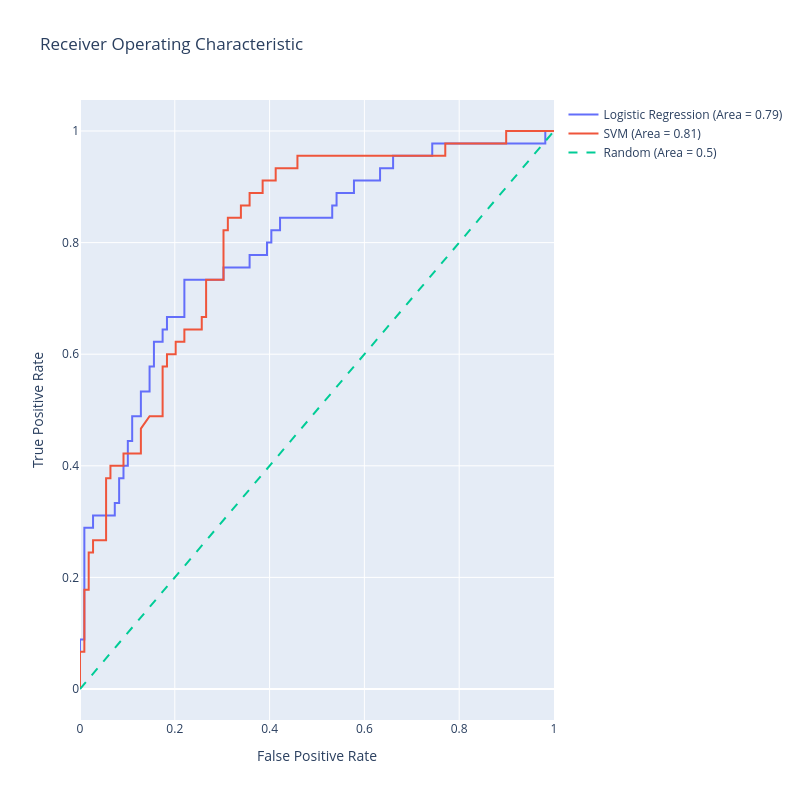

The notebook cell saved with this chart:
### Code cell
import numpy as np
import plotly.graph_objects as go
from sklearn.linear_model import LogisticRegression
from sklearn.svm import SVC
from sklearn.metrics import roc_curve, roc_auc_score
from sklearn.preprocessing import StandardScaler

# Assuming that X_train, X_test, y_train, y_test are already defined

# SVM requires feature scaling for better performance
scaler = StandardScaler()
X_train_scaled = scaler.fit_transform(X_train)
X_test_scaled = scaler.transform(X_test)

# Logistic Regression model
lr_model = LogisticRegression(max_iter=1000)
lr_model.fit(X_train, y_train)
lr_scores = lr_model.predict_proba(X_test)[:,1]

# SVM model
svm_model = SVC(probability=True)
svm_model.fit(X_train_scaled, y_train)
svm_scores = svm_model.predict_proba(X_test_scaled)[:,1]

# Generate ROC curve data for logistic regression model
lr_fpr, lr_tpr, lr_thresholds = roc_curve(y_test, lr_scores)
lr_auc = roc_auc_score(y_test, lr_scores)

# Generate ROC curve data for SVM model
svm_fpr, svm_tpr, svm_thresholds = roc_curve(y_test, svm_scores)
svm_auc = roc_auc_score(y_test, svm_scores)

# Generate a trace for the Logistic Regression ROC curve
trace0 = go.Scatter(
    x=lr_fpr,
    y=lr_tpr,
    mode='lines',
    name=f'Logistic Regression (Area = {lr_auc:.2f})'
)

# Generate a trace for the SVM ROC curve
trace1 = go.Scatter(
    x=svm_fpr,
    y=svm_tpr,
    mode='lines',
    name=f'SVM (Area = {svm_auc:.2f})'
)

# Diagonal line
trace2 = go.Scatter(
    x=[0, 1],
    y=[0, 1],
    mode='lines',
    name='Random (Area = 0.5)',
    line=dict(dash='dash')
)

data = [trace0, trace1, trace2]

# Define layout with square aspect ratio
layout = go.Layout(
    title='Receiver Operating Characteristic',
    xaxis=dict(title='False Positive Rate'),
    yaxis=dict(title='True Positive Rate'),
    autosize=False,
    width=800,
    height=800,
    showlegend=True
)

# Define figure and add data
fig = go.Figure(data=data, layout=layout)

# Show figure
fig.show()

### Figure 1 — Plotly figure (JSON) as saved in the notebook; plotly's stock layout.template omitted (floating-point values rounded to 4 significant figures)
{"data": [{"mode": "lines", "name": "Logistic Regression (Area = 0.79)", "type": "scatter", "x": [0.0, 0.0, 0.0, 0.009174, 0.009174, 0.02752, 0.02752, 0.07339, 0.07339, 0.08257, 0.08257, 0.09174, 0.09174, 0.1009, 0.1009, 0.1101, 0.1101, 0.1284, 0.1284, 0.1468, 0.1468, 0.156, 0.156, 0.1743, 0.1743, 0.1835, 0.1835, 0.2202, 0.2202, 0.3028, 0.3028, 0.3578, 0.3578, 0.3945, 0.3945, 0.4037, 0.4037, 0.422, 0.422, 0.5321, 0.5321, 0.5413, 0.5413, 0.578, 0.578, 0.633, 0.633, 0.6606, 0.6606, 0.7431, 0.7431, 0.9817, 0.9817, 1.0], "y": [0.0, 0.02222, 0.08889, 0.08889, 0.2889, 0.2889, 0.3111, 0.3111, 0.3333, 0.3333, 0.3778, 0.3778, 0.4, 0.4, 0.4444, 0.4444, 0.4889, 0.4889, 0.5333, 0.5333, 0.5778, 0.5778, 0.6222, 0.6222, 0.6444, 0.6444, 0.6667, 0.6667, 0.7333, 0.7333, 0.7556, 0.7556, 0.7778, 0.7778, 0.8, 0.8, 0.8222, 0.8222, 0.8444, 0.8444, 0.8667, 0.8667, 0.8889, 0.8889, 0.9111, 0.9111, 0.9333, 0.9333, 0.9556, 0.9556, 0.9778, 0.9778, 1.0, 1.0]}, {"mode": "lines", "name": "SVM (Area = 0.81)", "type": "scatter", "x": [0.0, 0.0, 0.0, 0.009174, 0.009174, 0.01835, 0.01835, 0.02752, 0.02752, 0.05505, 0.05505, 0.06422, 0.06422, 0.09174, 0.09174, 0.1284, 0.1284, 0.1468, 0.1743, 0.1743, 0.1835, 0.1835, 0.2018, 0.2018, 0.2202, 0.2202, 0.2569, 0.2569, 0.2661, 0.2661, 0.3028, 0.3028, 0.3119, 0.3119, 0.3394, 0.3394, 0.3578, 0.3578, 0.3853, 0.3853, 0.4128, 0.4128, 0.4587, 0.4587, 0.7706, 0.7706, 0.8991, 0.8991, 1.0], "y": [0.0, 0.02222, 0.06667, 0.06667, 0.1778, 0.1778, 0.2444, 0.2444, 0.2667, 0.2667, 0.3778, 0.3778, 0.4, 0.4, 0.4222, 0.4222, 0.4667, 0.4889, 0.4889, 0.5778, 0.5778, 0.6, 0.6, 0.6222, 0.6222, 0.6444, 0.6444, 0.6667, 0.6667, 0.7333, 0.7333, 0.8222, 0.8222, 0.8444, 0.8444, 0.8667, 0.8667, 0.8889, 0.8889, 0.9111, 0.9111, 0.9333, 0.9333, 0.9556, 0.9556, 0.9778, 0.9778, 1.0, 1.0]}, {"line": {"dash": "dash"}, "mode": "lines", "name": "Random (Area = 0.5)", "type": "scatter", "x": [0, 1], "y": [0, 1]}], "layout": {"autosize": false, "height": 800, "showlegend": true, "title": {"text": "Receiver Operating Characteristic"}, "width": 800, "xaxis": {"title": {"text": "False Positive Rate"}}, "yaxis": {"title": {"text": "True Positive Rate"}}}}
